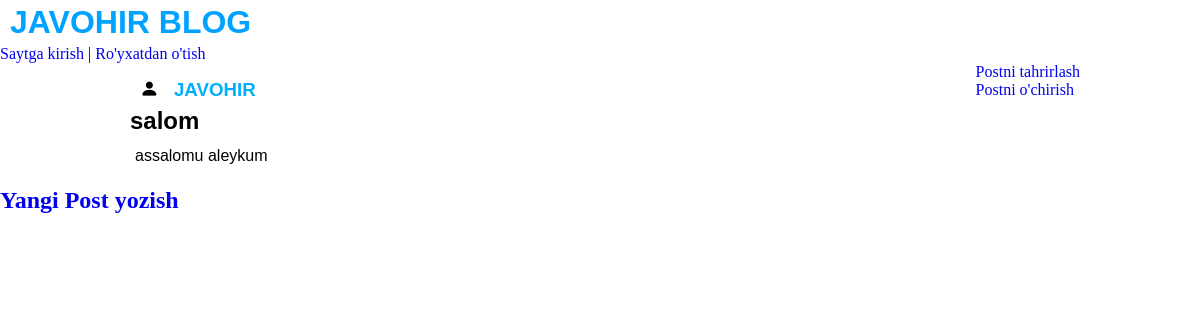
Screenshot of /post/9/ with the database file from the repository.
### blog/models.py (models this page shows, shortened)
class Post(models.Model):
    title = models.CharField(max_length=200)
    author = models.ForeignKey(
        'auth.User',
        on_delete=models.CASCADE
    )
    body = models.TextField()

### blog/views.py (the view)
# urls.py: path('post/<int:pk>/', BlogDetailView.as_view(), name='post_detail'),
class BlogDetailView(DetailView):
    model = Post
    template_name = 'post_detail.html'

### templates/post_detail.html
{% extends 'base.html' %}
{% block content %}
    <div class="post-entry news_post">
        <h3 class="author" title="{{ post.author }}">
            <i class="bi bi-person-fill user_icon"></i>
            {{ post.author }}
        </h3>
        <h2 class="title">{{ post.title }}</h2>
        <p class="news">{{ post.body }}</p>
    </div>
    <div>
        <p>
            <a href="{% url 'post_edit' post.pk %}">Postni tahrirlash</a>
        </p>
        <p>
            <a href="{% url 'post_delete' post.pk %}">Postni o'chirish</a>
        </p>
    </div>
{% endblock content %}

### static/css/base.css (style rules this page uses)
html { font-size: 100%; overflow-x: hidden; }
* { padding: 0; margin: 0; scroll-behavior: smooth; }
*, *::before, *::after { -moz-box-sizing: border-box; -webkit-box-sizing: border-box; box-sizing: border-box; }
a, a:visited { text-decoration: none; }
.news_post { padding: 10px 10px; display: block !important; cursor: pointer; }
.title { font-family: sans-serif; font-weight: 600; }
.author { padding: 6px 10px; color: #00aeff; cursor: pointer; display: inline-block; font-weight: 700; font-family: sans-serif; text-transform: uppercase; }
.user_icon { padding-right: 10px; color: #000; }
.news { padding: 5px; font-family: sans-serif; line-height: 2; }

### rows the page displays
Post: author "JAVOHIR", title "salom", body "assalomu aleykum"
